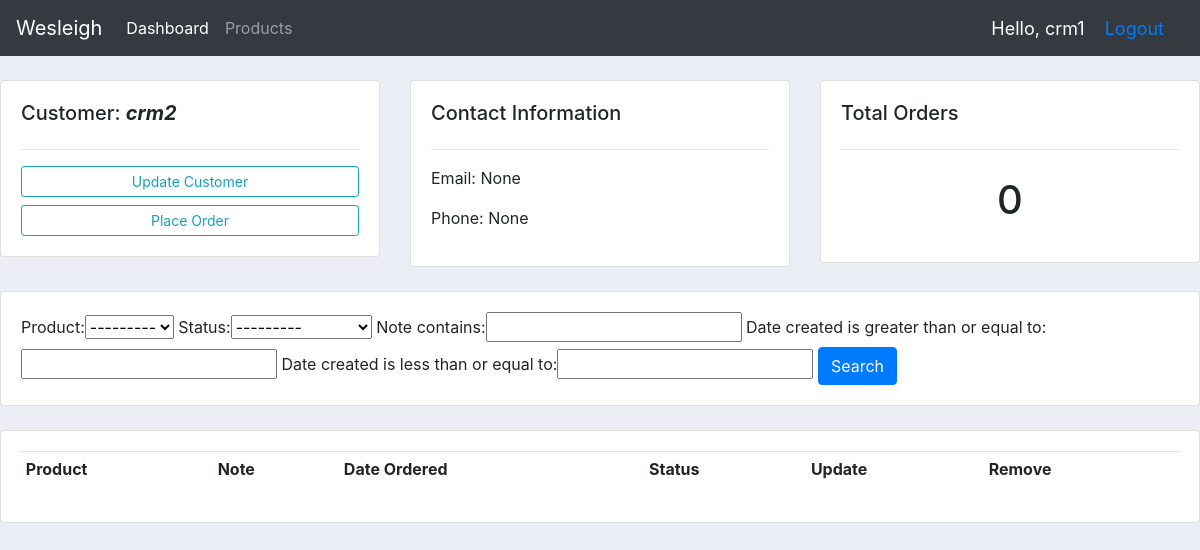
The page /customers/7/ (signed in) on the database its author committed.
### accounts/models.py (models this page shows, shortened)
class Customer(models.Model):
    user = models.OneToOneField(User, null=True, blank=True, on_delete=models.CASCADE)
    name = models.CharField(max_length=200,null=True)
    phone = models.CharField(max_length=200,null=True)
    profile_pic = models.ImageField(default="avatar.png", null=True, blank=True)
    email = models.CharField(max_length=200,null=True)
    date_created = models.DateTimeField(auto_now_add=True)

### accounts/views.py (the view)
# urls.py: path('customers/<str:pk>/',views.customers, name='customers'),
@login_required(login_url='login')
def customers(request, pk):
	customer = Customer.objects.get(id=pk)
	orders = customer.order_set.all()
	orders_count = orders.count()
	myFilter = OrderFilter(request.GET, queryset=orders)
	orders = myFilter.qs
	context = {'customer':customer, 'orders':orders, 'orders_count':orders_count, 'myFilter':myFilter}
	return render(request, 'accounts/customers.html',context)

### accounts/models.py (called while the page is built)
    def __str__(self):
        return self.name

### accounts/templates/accounts/customers.html (shortened to what this page needs)
{% extends 'accounts/base.html' %}
{% block content %}
<br>
<div class="row">
    <div class="col-md">
        <div class="card card-body">
            <h5>Customer: <strong><i>{{ customer.name }}</i></strong></h5>
            <hr>
            <a class="btn btn-outline-info  btn-sm btn-block" href="">Update Customer</a>
            <a class="btn btn-outline-info  btn-sm btn-block" href="{% url 'create_order' %}">Place Order</a>
        </div>
    </div>
    <div class="col-md">
        <div class="card card-body">
            <h5>Contact Information</h5>
            <hr>
            <p>Email: {{customer.email}} </p>
            <p>Phone: {{customer.phone}} </p>
        </div>
    </div>
    <div class="col-md">
        <div class="card card-body">
            <h5>Total Orders</h5>
            <hr>
            <h1 style="text-align: center;padding: 10px">{{orders_count}}</h1>
        </div>
    </div>
</div>
<br>
<div class="row">
    <div class="col">
        <div class="card card-body">
            <form method="get">
                {{ myFilter.form }}
                <button class="btn btn-primary" type="submit">Search</button>
            </form>
        </div>
    </div>
</div>
<br>
<div class="row">
    <div class="col-md">
        <div class="card card-body">
            <table class="table table-sm">
                <tr>
                    <th>Product</th>
                    <th>Note</th>
                    <th>Date Ordered</th>
                    <th>Status</th>
                    <th>Update</th>
                    <th>Remove</th>
                </tr>
            </table>
        </div>
    </div>
</div>
{% endblock %}

### accounts/templates/accounts/navbar.html (shortened to what this page needs)
{% load static %}
<body>
    <nav class="navbar navbar-expand-lg navbar-dark bg-dark">
        <a class="navbar-brand" href="#">Wesleigh</a>
        <div class="collapse navbar-collapse" id="navbarNav">
            <ul class="navbar-nav">
                {% if request.user.is_staff %}
                <li class="nav-item active">
                    <a class="nav-link" href="{% url 'home' %}">Dashboard</a>
                </li>
                <li class="nav-item">
                    <a class="nav-link" href="{% url 'products' %}">Products</a>
                </li>
                {% else%}
                <li class="nav-item">
                    <a class="nav-link" href="{% url 'settings' %}">Account</a>
                </li>
                {% endif %}
            </ul>
        </div>
        <span class="hello-msg">Hello, {{request.user}} </span>
        <span class="hello-msg"><a href="{% url 'logout' %}">Logout</a></span>
    </nav>

### static/css/main.css (style rules this page uses)
body { background-color: #ebeff5; }

### accounts/templates/accounts/navbar.html (style rules this page uses)
.hello-msg { font-size: 18px; color: #fff; margin-right: 20px; }

### rows shown on the page
Customer: name "crm2", email "None", phone "None"

### other values the page prints
{{ request.user }} "crm1"
{{ orders_count }} "0"
